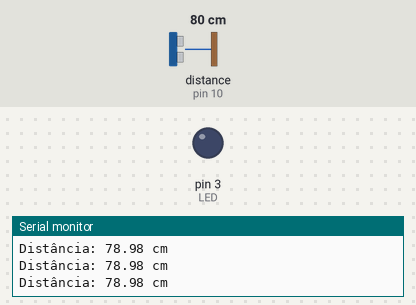
A sketch run on a simulated Arduino Uno, built with avr-gcc and run on an emulated ATmega328P. On the bench: output pins drawn as LEDs (lit = HIGH), the last lines printed to the serial monitor. Wiring (from diagram.json): ultrasonic range finder: trigger pin 9; echo pin 10. The test bench sets the inputs (shaded band); at power-on: distance to the obstacle (sensor on pin 10) 80 cm. The echo pulse lasts 58.3 µs per cm; pins used as bus, display or sensor lines are not drawn.

Above: at 1.3 s.
1.4 s: distance to the obstacle (sensor on pin 10) set to 23 cm
2.9 s: distance to the obstacle (sensor on pin 10) set to 18 cm
At 4.2 s:
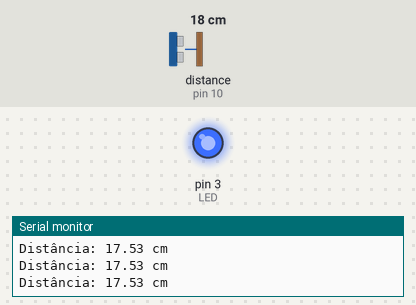
4.5 s: distance to the obstacle (sensor on pin 10) set to 35 cm
At 5.7 s:
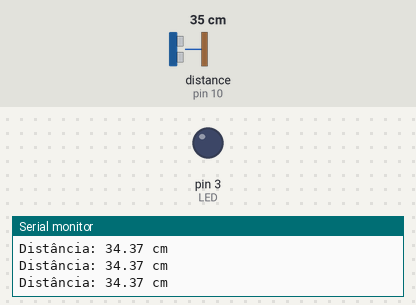
6.0 s: distance to the obstacle (sensor on pin 10) set to 2 cm
At 7.2 s:
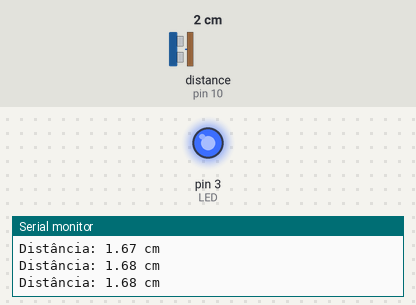
Timing chart, 0 to 8.5 s (numbered marks = the images above; inputs shaded):
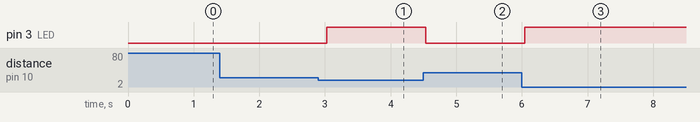

Measured:
- the behaviour switches between 21 and 20 cm on distance to the obstacle (sensor on pin 10) (found by bisection; images 0 and 1)
- after the input at 2.9 s, pin 3 (LED): LOW → HIGH after 0.13 s
- after the input at 4.5 s, pin 3 (LED): HIGH → LOW at once
- after the input at 6.0 s, pin 3 (LED): LOW → HIGH at once

The sketch:

sensor.ino
```cpp
#define TRIG 9
#define ECHO 10
#define LED 3

void setup() {
  pinMode(TRIG, OUTPUT);
  pinMode(ECHO, INPUT);
  pinMode(LED, OUTPUT);
  Serial.begin(9600);
}

void loop() {
  long duracao;
  float distancia;


  digitalWrite(TRIG, LOW);
  delayMicroseconds(2);
  digitalWrite(TRIG, HIGH);
  delayMicroseconds(10);
  digitalWrite(TRIG, LOW);


  duracao = pulseIn(ECHO, HIGH);
  distancia = duracao * 0.034 / 2;

  Serial.print("Distância: ");
  Serial.print(distancia);
  Serial.println(" cm");


  if (distancia < 20.0) {
    digitalWrite(LED, HIGH);
  } else {
    digitalWrite(LED, LOW);
  }

  delay(500);
}
```
